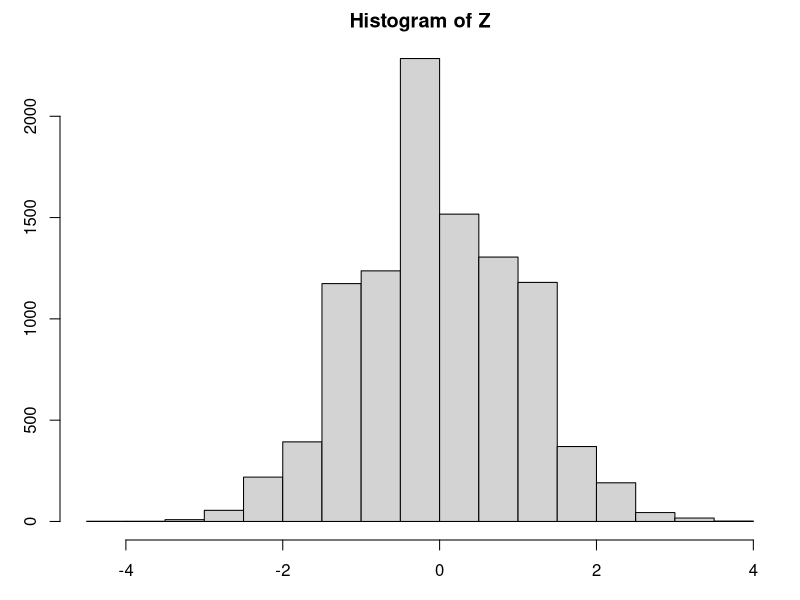

Write the R code that produced this figure.
N <- 1e5

par(mfrow = c(1, 1), mar = c(3, 3, 2, 1))

ns <- c(10, 30, 50, 100)
thetas <- c(0.1, 0.5, 0.9)

Y_MAX = c(0.0, 0.0, 0.0, 0.0)

h <- matrix(
  vector("list", length(ns) * length(thetas)),
  nrow=length(ns), ncol=length(thetas)
)

n = ns[4]
p = thetas[2]
S = rbinom(n = 10000, size = n, prob = p)
theta = p * n
theta_hat = mean(S)
p_hat = theta_hat / n
Z = (S/n - p) / sqrt(p_hat * (1 - p_hat) / n)

hist(Z, breaks=20)
